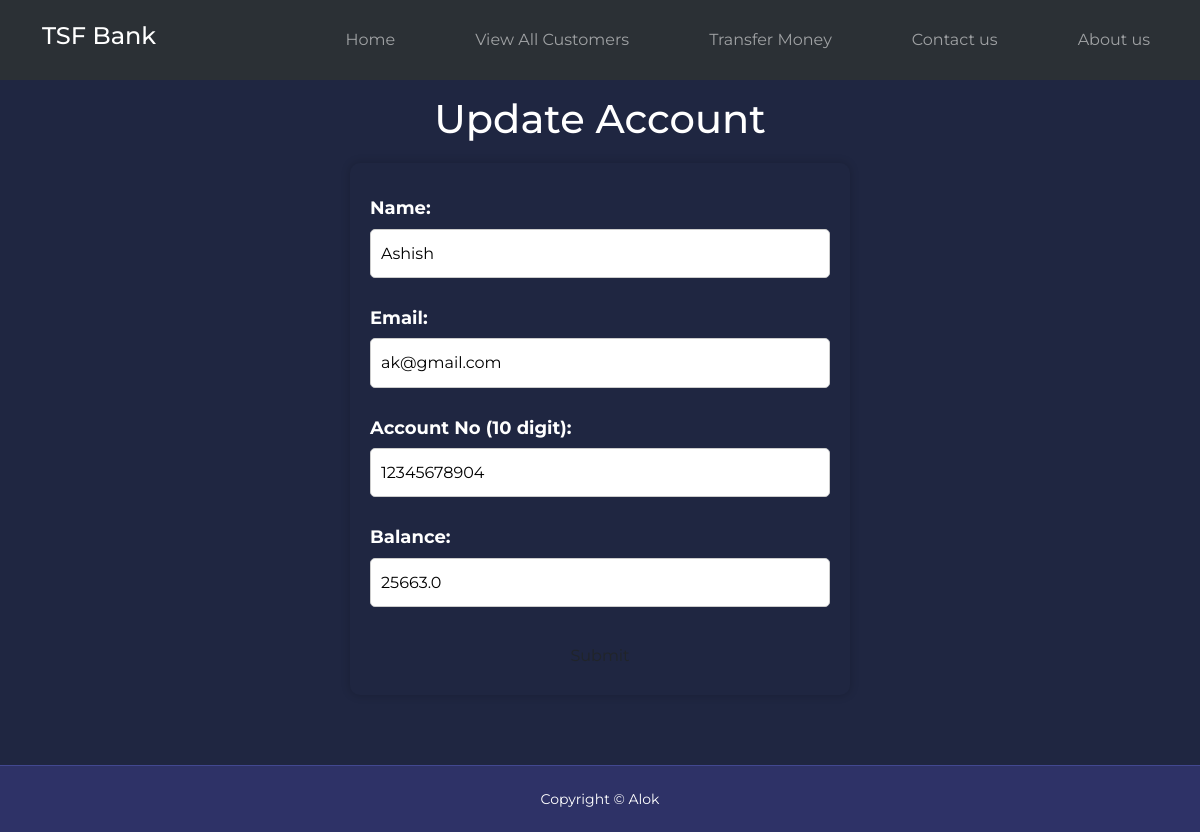
Page /updatedata/25 on the committed database.
### bankSystem/models.py (models this page shows)
class customers_Data(models.Model):
    name = models.CharField(max_length=50)
    emailId = models.CharField(max_length=70)
    accountNumber = models.IntegerField()
    balance = models.FloatField()

### bankSystem/views.py (the view, shortened to what this page needs)
# urls.py: path('updatedata/<int:id>',views.updatedata,name="updatedata"),
def updatedata(request,id):
    e = customers_Data.objects.get(id=id)
    return render(request,'updatedata.html', {'data':e})

### templates/updatedata.html (shortened to what this page needs)
{% load static %}
<!DOCTYPE html>
<html lang="en">
<head>
    <link href="https://cdn.jsdelivr.net/npm/bootstrap@5.3.0-alpha3/dist/css/bootstrap.min.css" rel="stylesheet">
        <link rel="stylesheet" type="text/css" href="{% static 'css/style.css' %}">
</head>
<body>
    <nav class="navbar navbar-expand-lg bg-body-tertiary " navbar bg-dark" data-bs-theme="dark"">
        <div class=" container nav--container">
        <a class="navbar-brand" href="/home/">
            <h4>TSF Bank </h4>
        </a>
        <ul class="nav--menu navbar-nav  nav nav-pills nav-fill ">
            <li class="nav-item"><a class="nav-link" href="/home/">Home</a></li>
            <li class="nav-item"><a class="nav-link" href="/customersData/">View All Customers</a></li>
            <li class="nav-item"><a class="nav-link" href="/transferMoney/">Transfer Money</a></li>
            <li class="nav-item"><a class="nav-link" href="/contact/">Contact us</a></li>
            <li class="nav-item"><a class="nav-link" href="/about/">About us</a></li>
        </ul>
        </div>
    </nav>
        <h1 class="form-heading"> Update Account </h1>
    <form method="POST">
		<label for="name">Name:</label>
		<input type="text" id="name" name="name" value ="{{data.name}}" required>
		<label for="email">Email:</label>
		<input type="email" id="email" name="email" value ="{{data.emailId}}" required>
		<label for="account-no">Account No (10 digit):</label>
		<input type="number" id="account-no" name="account-no" pattern="[0-9]{10}" value ="{{data.accountNumber}}" required>
		<label for="add-money">Balance:</label>
		<input type="number" id="add-money" name="add-money" min="0" value ="{{data.balance}}" required>
		<Button class="btn">Submit</Button>
	</form>
    <footer class="footer">
        <div class="footer--copyright"><small>Copyright &copy; Alok </small></div>
    </footer>
</body>
</html>

### static/css/style.css (style rules this page uses)
* { margin: 0; padding: 0; border: 0; outline: 0; text-decoration: none; list-style: none; box-sizing: border-box; }
body { font-family: 'Montserrat', sans-serif; line-height: 1.7; color: #fff; background: #1f2641; overflow-x: hidden; min-height: 100vh; }
nav { background: transparent; width: 100vw; height: 5rem; position: fixed; top: 0; z-index: 11; }
.nav--container { height: 100%; display: flex; justify-content: space-between; align-items: center; }
.nav--menu { display: flex; align-items: center; gap: 4rem; }
.btn { margin-top: 15px; }
footer { position: sticky; top: 100%; background: #2e3267; font-size: 1rem; }
.footer--copyright { text-align: center; padding: 1.2rem 0; border-top: 1px solid #424890; }
form { width: 100%; max-width: 500px; margin: 0 auto; margin-bottom: 70px; margin-top: 20px; border-radius: 10px; box-shadow: 0px 0px 10px rgba(0, 0, 0, 0.2); padding: 20px; display: flex; flex-direction: column; }
.form-heading { text-align: center; margin: 15px; }
label { display: block; font-size: 18px; color: #ffffff; font-weight: bold; margin-top: 10px; text-align: left; }
input, textarea { width: 100%; padding: 10px; border-radius: 5px; border: 1px solid #ccc; font-size: 16px; margin-top: 5px; margin-bottom: 20px; }
input[type="text"], input[type="email"], input[type="number"] { width: 100%; padding: 10px; border-radius: 5px; border: 1px solid #ccc; margin-top: 5px; margin-bottom: 15px; }

### rows in the picture
customers_Data: name "Ashish", email "ak@gmail.com", account-no "12345678904", add-money "25663.0"
